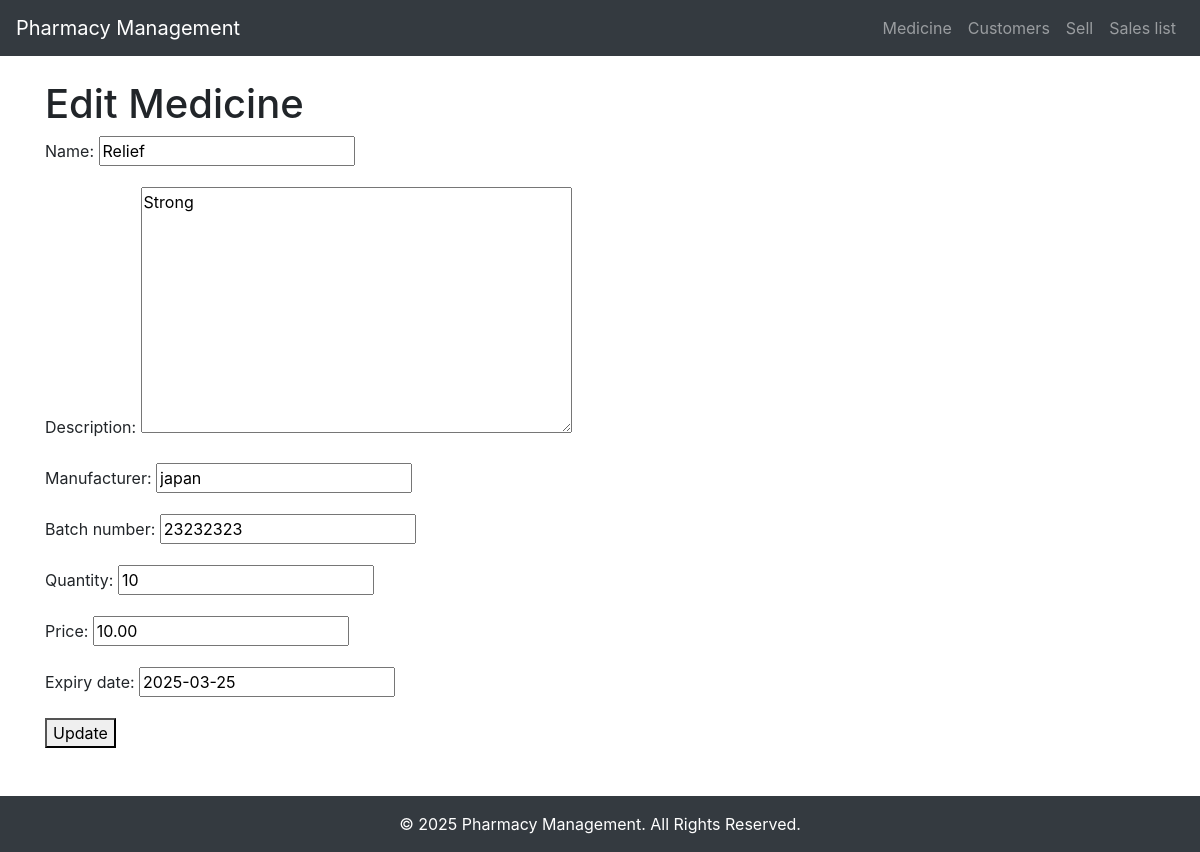
/Medicine/1/edit/, run on an earlier commit of the app's database.
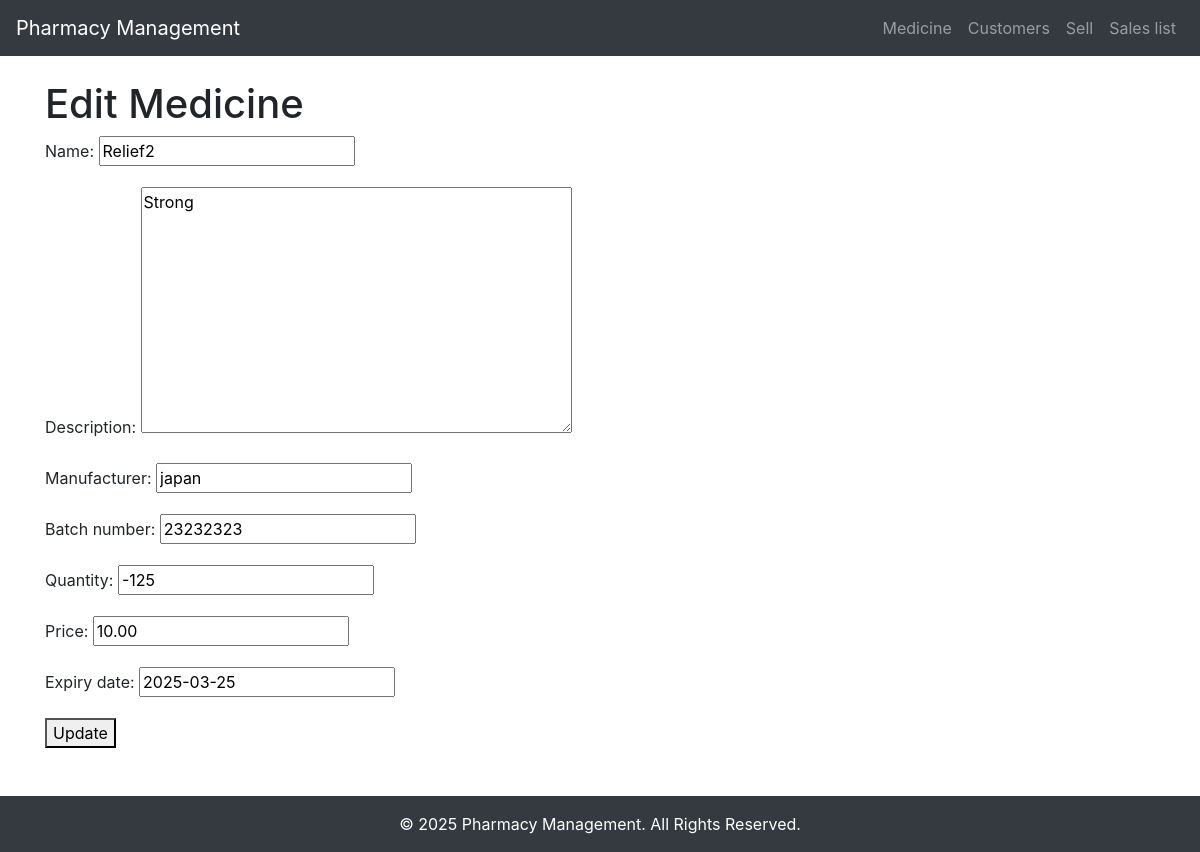
And on a later commit of the database.
### pharmacy/models.py (models this page shows, shortened)
class Medicine(models.Model):
    name = models.CharField(max_length=255)
    description = models.TextField(blank=True, null=True)
    manufacturer = models.CharField(max_length=255)
    batch_number = models.CharField(max_length=50, unique=True)
    quantity = models.IntegerField()
    price = models.DecimalField(max_digits=10, decimal_places=2)
    expiry_date = models.DateField()

### pharmacy/views.py (the view)
# urls.py: path('Medicine/<int:pk>/edit/', MedicineUpdateView.as_view(), name='medicine_edit'),
class MedicineUpdateView(UpdateView):
    model = Medicine
    form_class = MedicineForm
    template_name = 'pharmacy/medicine/medicine_edit.html'
    success_url = reverse_lazy('inventory_list')

### pharmacy/forms.py
class MedicineForm(forms.ModelForm):
    class Meta:
        model = Medicine
        fields = '__all__'

### pharmacy/templates/pharmacy/medicine/medicine_edit.html (shortened to what this page needs)
{% extends 'pharmacy/base.html' %}
{% block content %}
    <h1>Edit Medicine</h1>
    <form method="POST">
        {{ form.as_p }}
        <button type="submit">Update</button>
    </form>
{% endblock %}

What changed in the data, as far as the page shows it:
changed Medicine "Strong": name "Relief" → "Relief2"; quantity "10" → "-125"
